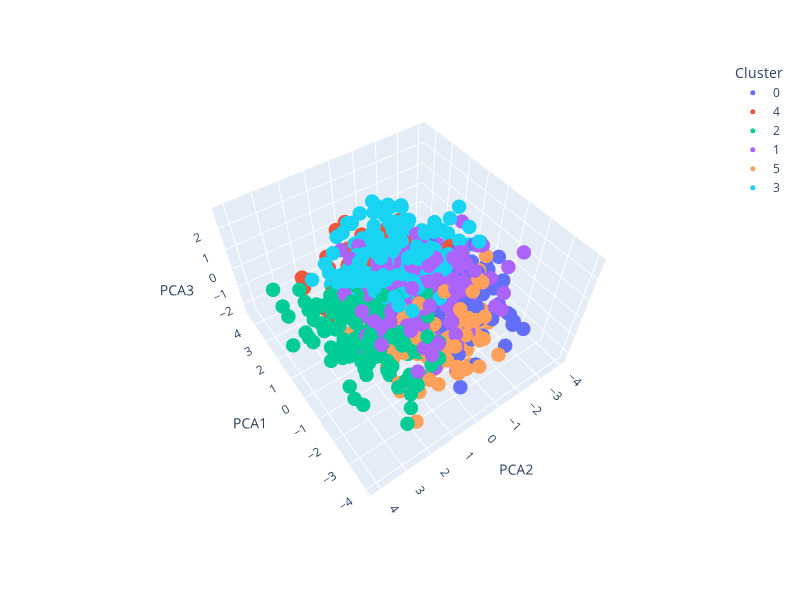

This figure's notebook cell:
### Code cell
fig = px.scatter_3d(x=df_seg['PCA1'],y=df_seg['PCA2'],z=df_seg['PCA3'],
                    color=df_seg['cluster'].astype(str),
                    labels={
                        'x':'PCA1',
                        'y':'PCA2',
                        'z':'PCA3'
                    },
                    template='plotly')
fig.update_layout(width=800,
                  height=600,
                  legend_title_text='Cluster')


fig.update_traces(marker=dict(size=5))
fig.show()

### Figure 1 — Plotly figure (JSON) as saved in the notebook; plotly's stock layout.template omitted (floating-point values rounded to 4 significant figures; data arrays with more than 128 entries replaced by an {"elided": "..."} marker saying what was removed)
{"data": [{"hovertemplate": "color=0<br>PCA1=%{x}<br>PCA2=%{y}<br>PCA3=%{z}<extra></extra>", "legendgroup": "0", "marker": {"color": "#636efa", "size": 5, "symbol": "circle"}, "mode": "markers", "name": "0", "scene": "scene", "showlegend": true, "type": "scatter3d", "x": {"elided": "172 float values"}, "y": {"elided": "172 float values"}, "z": {"elided": "172 float values"}}, {"hovertemplate": "color=4<br>PCA1=%{x}<br>PCA2=%{y}<br>PCA3=%{z}<extra></extra>", "legendgroup": "4", "marker": {"color": "#EF553B", "size": 5, "symbol": "circle"}, "mode": "markers", "name": "4", "scene": "scene", "showlegend": true, "type": "scatter3d", "x": {"elided": "158 float values"}, "y": {"elided": "158 float values"}, "z": {"elided": "158 float values"}}, {"hovertemplate": "color=2<br>PCA1=%{x}<br>PCA2=%{y}<br>PCA3=%{z}<extra></extra>", "legendgroup": "2", "marker": {"color": "#00cc96", "size": 5, "symbol": "circle"}, "mode": "markers", "name": "2", "scene": "scene", "showlegend": true, "type": "scatter3d", "x": {"elided": "172 float values"}, "y": {"elided": "172 float values"}, "z": {"elided": "172 float values"}}, {"hovertemplate": "color=1<br>PCA1=%{x}<br>PCA2=%{y}<br>PCA3=%{z}<extra></extra>", "legendgroup": "1", "marker": {"color": "#ab63fa", "size": 5, "symbol": "circle"}, "mode": "markers", "name": "1", "scene": "scene", "showlegend": true, "type": "scatter3d", "x": {"elided": "176 float values"}, "y": {"elided": "176 float values"}, "z": {"elided": "176 float values"}}, {"hovertemplate": "color=5<br>PCA1=%{x}<br>PCA2=%{y}<br>PCA3=%{z}<extra></extra>", "legendgroup": "5", "marker": {"color": "#FFA15A", "size": 5, "symbol": "circle"}, "mode": "markers", "name": "5", "scene": "scene", "showlegend": true, "type": "scatter3d", "x": {"elided": "146 float values"}, "y": {"elided": "146 float values"}, "z": {"elided": "146 float values"}}, {"hovertemplate": "color=3<br>PCA1=%{x}<br>PCA2=%{y}<br>PCA3=%{z}<extra></extra>", "legendgroup": "3", "marker": {"color": "#19d3f3", "size": 5, "symbol": "circle"}, "mode": "markers", "name": "3", "scene": "scene", "showlegend": true, "type": "scatter3d", "x": {"elided": "176 float values"}, "y": {"elided": "176 float values"}, "z": {"elided": "176 float values"}}], "layout": {"height": 600, "legend": {"title": {"text": "Cluster"}, "tracegroupgap": 0}, "margin": {"t": 60}, "scene": {"aspectmode": "auto", "aspectratio": {"x": 1.193, "y": 1.15, "z": 0.7286}, "camera": {"center": {"x": 0, "y": 0, "z": 0}, "eye": {"x": -1.374, "y": 0.9742, "z": 1.947}, "projection": {"type": "perspective"}, "up": {"x": 0, "y": 0, "z": 1}}, "domain": {"x": [0, 1], "y": [0, 1]}, "xaxis": {"title": {"text": "PCA1"}, "type": "linear"}, "yaxis": {"title": {"text": "PCA2"}, "type": "linear"}, "zaxis": {"title": {"text": "PCA3"}, "type": "linear"}}, "width": 800}}
